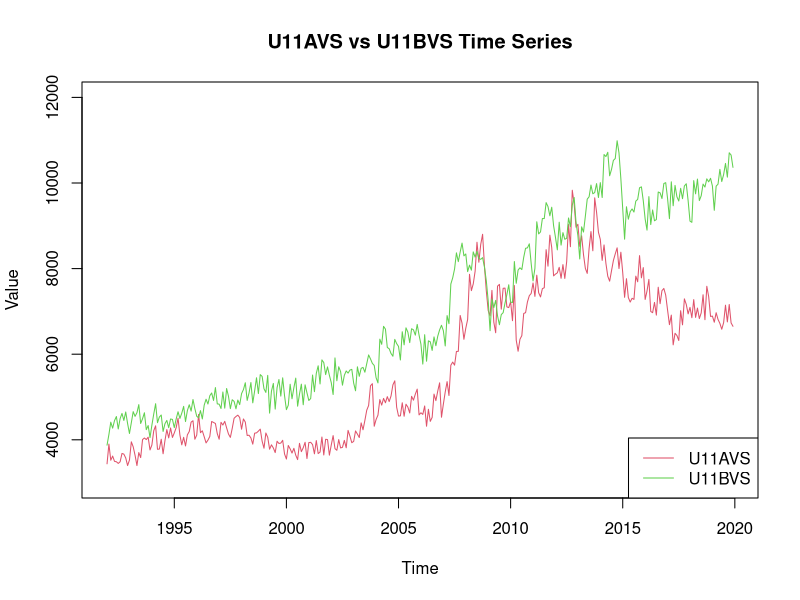

Write R code to recreate this figure.
library(readxl)
library(tidyverse)

Shipments <- read_excel("TSShipments_2-3-2022.xls",
col_names = FALSE, col_types = c("text",
"text", "numeric", "numeric", "numeric",
"numeric", "numeric", "numeric",
"numeric", "numeric", "numeric",
"numeric", "numeric", "numeric"))

Shipments2 <- Shipments %>% 
  rename(names = ...1, 
         year = ...2,
         January = ...3,
         February = ...4,
         March = ...5,
         April = ...6,
         May = ...7,
         June = ...8, 
         July = ...9,
         August = ...10, 
         September = ...11,
         October = ...12, 
         November = ...13, 
         December = ...14)

namesGrouped <- unique(x = Shipments2$names)

namesGroupedUnadjusted <- Shipments2 %>% 
  filter(substr(Shipments2$names, 1, 1) == "U")

#Function that splits the large wide data frame
#into individual data frames based on name

splitTSdf <- function(x){
  df <- namesGroupedUnadjusted %>% 
    filter(names == x)
  return(df)
}

unadjustedNames <- unique(namesGroupedUnadjusted$names)

for (i in unadjustedNames){
  After_Split <- assign(x = i, value = splitTSdf(i))
  temp_Long_1 <- gather(After_Split, Month, Value, January:December, factor_key = TRUE)
  temp_Long_2 <- temp_Long_1 %>%
    mutate(Month = substring(Month,1,3)) %>%
    mutate(MonYear = str_c(Month,"-",year))
  temp_Long_3 <- temp_Long_2 %>%
    arrange(year)
  temp_Long_4 <- temp_Long_3 %>%
    select(MonYear,Value)
  temp_Long_5 <- ts(data = temp_Long_4$Value,
          start = c(1992,1),
          frequency = 12,
          end = c(2019,12))
  assign(x = i, value = temp_Long_5)
  
}

#This is a trial to get wide data to try and use DTW

After_Split <- assign(x = i, value = splitTSdf(i))
After_Split
temp_Long_1 <- gather(After_Split, Month, Value, January:December, factor_key = TRUE)
temp_Long_1
temp_Long_2 <- temp_Long_1 %>%
  mutate(Month = substring(Month,1,3)) %>%
  mutate(MonYear = str_c(Month,"-",year))
temp_Long_3 <- temp_Long_2 %>%
  arrange(year)
temp_Long_4 <- temp_Long_3 %>%
  select(MonYear,Value)
temp_Long_4
temp_Long44 <- t(temp_Long_4)
temp_Long44
class(temp_Long44)

temp_Long45 <- temp_Long44 %>%
  as_tibble()

view(temp_Long45)
class(temp_Long45)



temp_Long_5 <- ts(data = temp_Long_4$Value,
                  start = c(1992,1),
                  frequency = 12,
                  end = c(2019,12))
assign(x = i, value = temp_Long_5)


plot(U11AVS, 
     col=2,
     ylim = c(3000,12000),
     main = "U11AVS vs U11BVS Time Series",
     ylab = "Value")
lines(U11BVS,col=3)
legend("bottomright",                           
       c("U11AVS","U11BVS"),
       lty = 1,
       col = 2:3,
       cex = 1)

